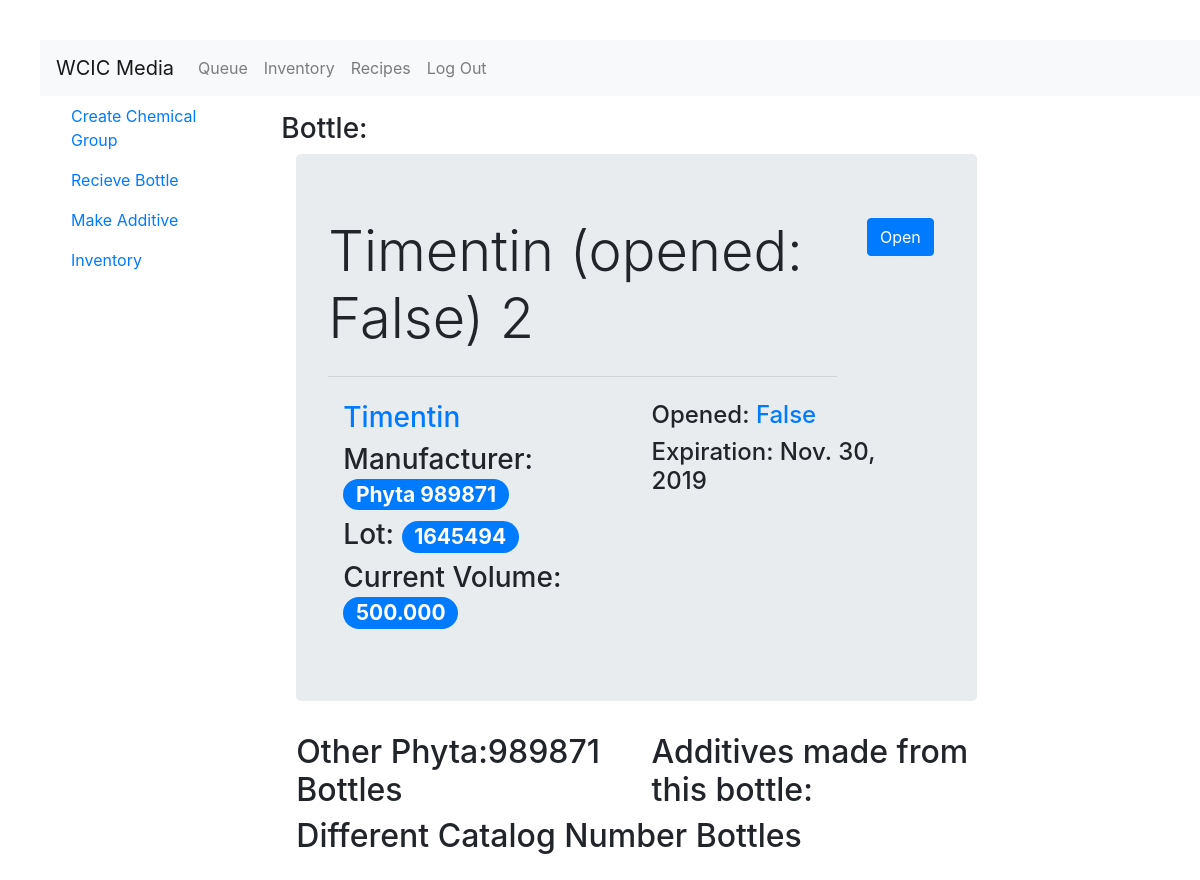
/inventory/bottle/2 (signed in), run on an earlier commit of the app's database.
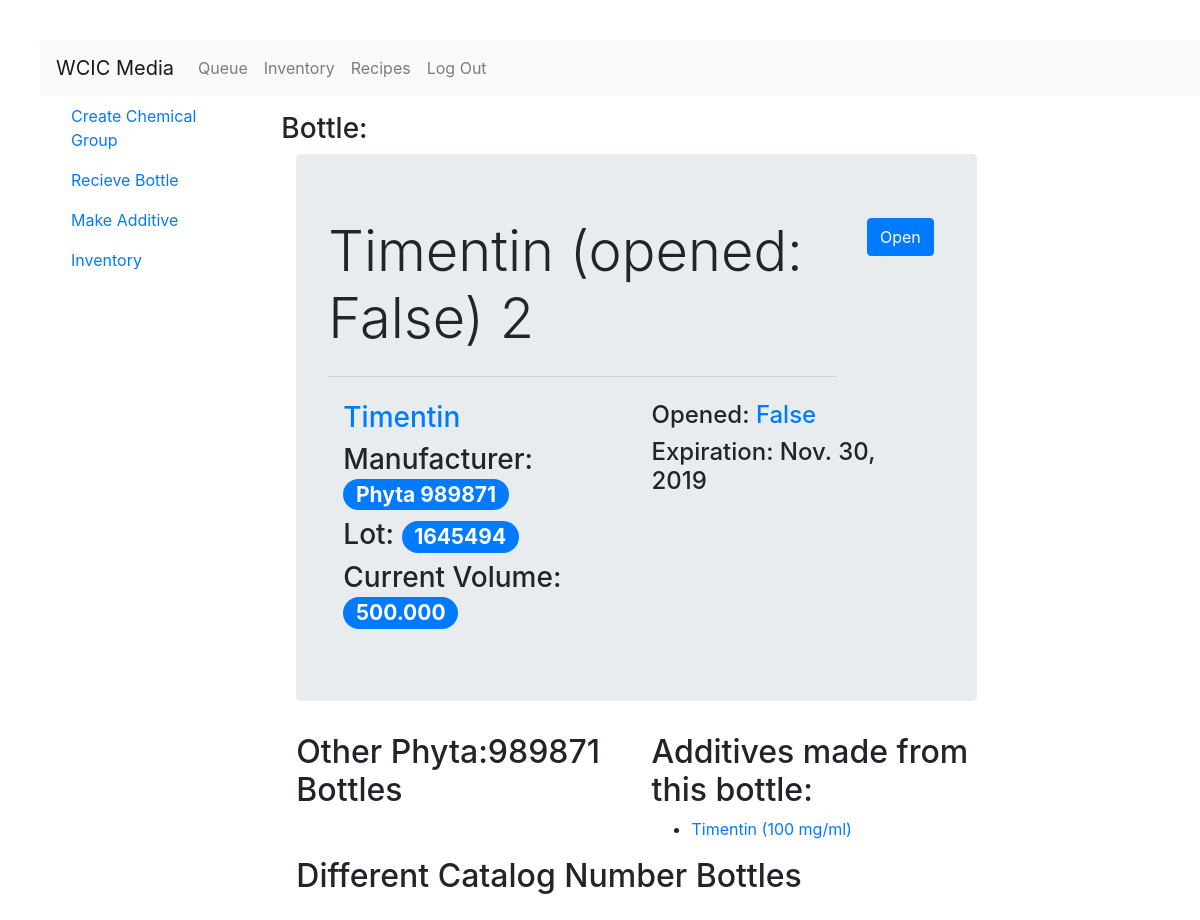
And on a later commit of the database.
### inventory/models.py (models this page shows, shortened)
class Additive(models.Model):
    bottle = models.ForeignKey(Bottle,on_delete=models.CASCADE)
    concentration = models.DecimalField(max_digits=10,decimal_places=3)
    date_made = models.DateTimeField()
    made_by = models.ForeignKey(User,on_delete=models.CASCADE)
    batchid = models.CharField(max_length=256)
    filtered = models.BooleanField()
    volume = models.DecimalField(default=0.0,max_digits=10,decimal_places=3)
    def __str__(self):
        if str(self.concentration).split(".")[1] == '000':
            stringConcentration = str(self.concentration).split(".")[0]
        else:
            stringConcentration = str(self.concentration)
        stringVersion = self.bottle.chemical.name + " (" + stringConcentration + " mg/ml)"
        return stringVersion
    class Meta:
        ordering = ['bottle','concentration']

class Bottle(models.Model):
    chemical = models.ForeignKey(Chemical,on_delete=models.CASCADE)
    company = models.CharField(max_length=256)
    catalog_number = models.CharField(max_length=256)
    base_volume = models.DecimalField(default=0.0,max_digits=10,decimal_places=3)
    lot_number = models.CharField(max_length=256)
    price = models.DecimalField(max_digits=10,decimal_places=2)
    current_volume = models.DecimalField(default=0.0, max_digits=10,decimal_places=3)
    expiration = models.DateField(null=True,blank=True)
    recieved = models.DateField()
    recieved_by = models.ForeignKey(User,related_name='recieved_by_user',on_delete=models.CASCADE)
    date_opened = models.DateTimeField(null=True,blank=True)
    opened_by = models.ForeignKey(User,related_name='opened_by_user',blank=True,null=True, on_delete=models.CASCADE)
    date_discarded = models.DateTimeField(null=True,blank=True)
    discarded_by = models.ForeignKey(User,related_name='discarded_by_user',blank=True, null=True,on_delete=models.CASCADE)
    def __str__(self):
        if self.date_opened == None:
            is_opened = ['False']
        else:
            is_opened = str(self.date_opened).split()
        return self.chemical.name + " (opened: " + is_opened[0] + ") " + str(self.id)
    class Meta:
        ordering = ['chemical']

class Chemical(models.Model):
    name = models.CharField(max_length=256)
    atomic_weight = models.DecimalField(max_digits=10,decimal_places=3)
    cas_number = models.CharField(max_length=25,unique=True)
    slug = models.SlugField(allow_unicode=True,unique=True)
    class Meta:
        ordering = ['name']
        unique_together = ('name','atomic_weight')

### inventory/views.py (the view)
# urls.py: path('bottle/<int:pk>',views.BottleDetail.as_view(),name='bottledet'),
class BottleDetail(LoginRequiredMixin,generic.DetailView):
    model = Bottle
    def get_context_data(self, **kwargs):
        context = super().get_context_data(**kwargs)
        context['same_bottle_type'] = Bottle.objects.filter(catalog_number=context['bottle'].catalog_number)
        context['allbottles'] = Bottle.objects.filter(chemical=context['bottle'].chemical).exclude(catalog_number=context['bottle'].catalog_number)
        return context

### inventory/templates/inventory/bottle_detail.html (shortened to what this page needs)
{% extends 'inventory/inventory_base.html' %}
{% block content %}
<h3>Bottle:</h3>
<div class="container">
  <div class="jumbotron">
    <div class="row">
      {% if bottle.date_opened == Blank %}
      <div class="col-md-10"><h1 class='display-4'>{{bottle}}</h1><hr class="my-4"></div>
      <div class="col-md-2"><button class="btn btn-primary" type="button" name="button">Open</button></div>
      {% else %}
      <div class="">
        <h1 class='display-4'>{{bottle}}</h1>
        <hr class="my-4">
      </div>
      {% endif %}
    </div>
    <div class="container">
      <div class="row">
        <div class="col-md-6">
          <h3><a href="{% url 'inventory:chemicaldet' slug=bottle.chemical.slug %}">{{bottle.chemical.name}}</a></h3>
          <h3>Manufacturer:  <span class="badge badge-primary badge-pill">{{bottle.company}} {{bottle.catalog_number}}</span></h3>
          <h3>Lot: <span class="badge badge-primary badge-pill">{{bottle.lot_number}}</span></h3>
          <h3>Current Volume: <span class="badge badge-primary badge-pill">{{bottle.current_volume}}</span></h3>
        </div>
        <div class="col-md-6">
          <h4>Opened:
            {% if bottle.date_opened != Blank %}
              {{bottle.date_opened}}</h4>
              <h4>Opened By: {{bottle.opened_by}}
            {% else %}
              <a href="{% url 'inventory:openbottle' pk=bottle.pk %}">False</a>
            {% endif %}</h4>
            <h4>Expiration: {{bottle.expiration}}</h4>
        </div>
      </div>
    </div>
  </div>
</div>
<div class="container">
  <div class="row">
    <div class="col-md-6">
      <h2>Other {{bottle.company}}:{{bottle.catalog_number}} Bottles</h2>
    </div>
    <div class="col-md-6">
      <h2>Additives made from this bottle:</h2>
        {% for additive in bottle.additive_set.all  %}
          <ul>
            <li><a href="{% url 'inventory:additivedet' pk=additive.pk %}">{{ additive }}</a></li>
          </ul>
          {% endfor %}
    </div>
  </div>
  <div class="row">
    <div class="col-lg">
      <h2>Different Catalog Number Bottles</h2>
    </div>
  </div>
</div>
{% endblock %}

What changed in the data, as far as the page shows it:
added Additive: concentration+bottle "Timentin (100 mg/ml)"
